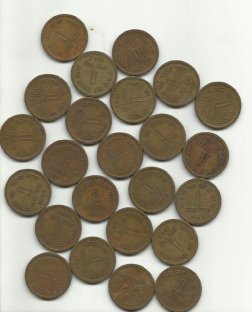
#> input picture computer-vision/computer_vision_Assignments/coin_detection/water_coins.jpg, 252 x 312 px
$ python coin_toss.py
#> lines starting #> are read from the running program, lines starting #| are printed output that depends on the picture; after the words box and inside, x2 and y2 are one past the last pixel; in counts of white or black regions, pixels touching at a corner belong together
import numpy as np
import cv2
from matplotlib import pyplot as plt
import imutils

img = cv2.imread('water_coins.jpg', 1)
#> img is the input picture: shape (312, 252, 3); mean B, G, R 136.3, 153.2, 161.4
input = img.copy()

gray = cv2.imread('water_coins.jpg', 0)
#> gray: shape (312, 252); min 32, max 254, mean 153.7
ret, thresh = cv2.threshold(gray,0,255,cv2.THRESH_BINARY_INV+cv2.THRESH_OTSU)
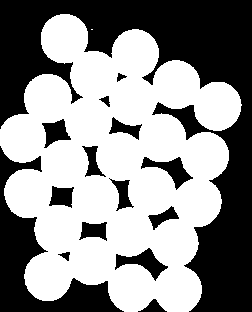
#> thresh: shape (312, 252); 55.9% white; 15 black regions, largest, box (x1, y1, x2, y2) and area: (0, 0, 252, 312) 24925, (0, 146, 124, 312) 5653, (115, 248, 168, 281) 657
#> ret = 162

# noise removal
kernel = np.ones((3,3),np.uint8)
opening = cv2.morphologyEx(thresh,cv2.MORPH_OPEN,kernel, iterations = 2)
#> opening: shape (312, 252); 55.9% white; 15 black regions, largest, box (x1, y1, x2, y2) and area: (0, 0, 252, 312) 24935, (0, 146, 124, 312) 5653, (115, 248, 168, 281) 657

# sure background area
sure_bg = cv2.dilate(opening,kernel,iterations=3)
#> sure_bg: shape (312, 252); 66.1% white; 17 black regions (5 under 20 px), largest, box (x1, y1, x2, y2) and area: (0, 0, 252, 312) 21098, (0, 155, 116, 312) 4232, (175, 109, 199, 133) 203

# Finding sure foreground area
dist_transform = cv2.distanceTransform(opening,cv2.DIST_L2,5)
ret, sure_fg = cv2.threshold(dist_transform,0.7*dist_transform.max(),255,0)
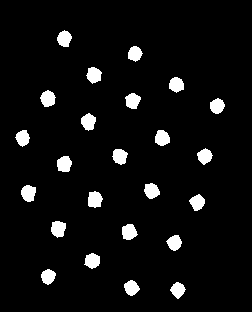
#> sure_fg: shape (312, 252) float32; 5.6% white; 24 white regions, largest, box (x1, y1, x2, y2) and area: (88, 191, 103, 208) 198, (21, 185, 36, 202) 196, (51, 221, 66, 238) 196
#> ret = 16.78

# Finding unknown region
sure_fg = np.uint8(sure_fg)
unknown = cv2.subtract(sure_bg,sure_fg)

# Marker labelling
ret, markers = cv2.connectedComponents(sure_fg)
#> markers: shape (312, 252) int32; 25 distinct labels, from 0 to 24
#> ret = 25

# Add one to all labels so that sure background is not 0, but 1
markers = markers+1
#> markers: shape (312, 252) int32; 25 distinct labels, from 1 to 25
# Now, mark the region of unknown with zero
markers[unknown==255] = 0
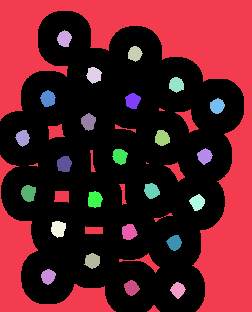
#> markers: shape (312, 252) int32; 26 distinct labels, from 0 to 25; one colour per label, 0 black
markers = cv2.watershed(img, markers)
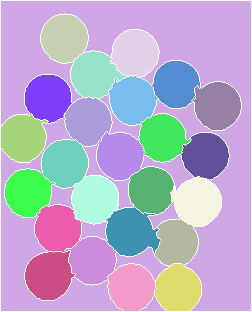
#> markers: shape (312, 252) int32; 26 distinct labels, from -1 to 25; one colour per label, 0 black, -1 white
img[markers == -1] = [0, 0, 255]
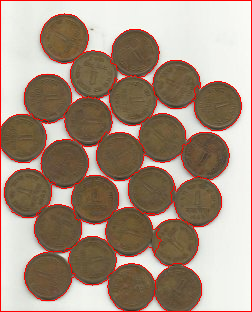
#> img: shape (312, 252, 3); 5.06% of pixels changed, all inside (x1, y1, x2, y2) = (0, 0, 252, 312)

dup = img.copy()

height, width = markers.shape
#> height = 312; width = 252

new_image = []
for i in markers.flatten():
    if i == -1:
        new_image.append(255)
    else:
        new_image.append(0)
#> after the loop, new_image = 78624 items

new_image = np.array(new_image).reshape(height, width)
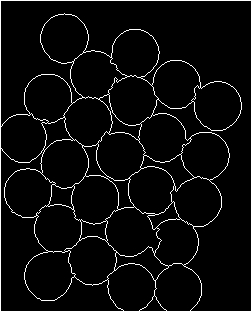
#> new_image: shape (312, 252) int64; 5.1% white in thin lines or dots

cnts = cv2.findContours(new_image, cv2.RETR_CCOMP, cv2.CHAIN_APPROX_SIMPLE)
#> cnts = 1005 contours, 945 with area under 20; largest, box (x1, y1, x2, y2) and area: (0, 0, 252, 312) 78061, (1, 1, 251, 311) 76935, (0, 0, 252, 312) 24802, (0, 148, 124, 312) 5698, (105, 206, 162, 257) 1998
cnts = imutils.grab_contours(cnts)

for contour in cnts:
    try:
        M = cv2.moments(contour)
        cX = int(M["m10"] / M["m00"])
        cY = int(M["m01"] / M["m00"])
        if cv2.contourArea(contour) > 100:
            # cv2.drawContours(dup, [contour], -1, (0, 255, 0), 2)
            cv2.circle(dup, (cX, cY), 7, (255, 255, 255), -1)
            # cv2.putText(dup, "center", (cX - 20, cY - 20), cv2.FONT_HERSHEY_SIMPLEX, 0.5, (255, 255, 255), 2)
    except:
        pass
#> this loop made 1005 passes
#> (cX, cY) on passes 2, 4, 7: (140, 309), (119, 308), (144, 307)
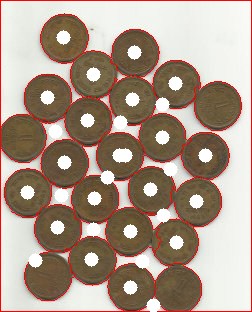
#> dup: shape (312, 252, 3); 5.98% of pixels changed, all inside (x1, y1, x2, y2) = (20, 30, 213, 312)
cv2.imshow("input", input)
cv2.imshow("coin_detection", img)
cv2.imshow("output", dup)

cv2.imwrite("coin_detection.jpg", img)
cv2.imwrite("centroid.jpg", dup)

if cv2.waitKey(0) & 0xFF == ord('q'):
#> (key q is pressed here)
    cv2.destroyAllWindows()
